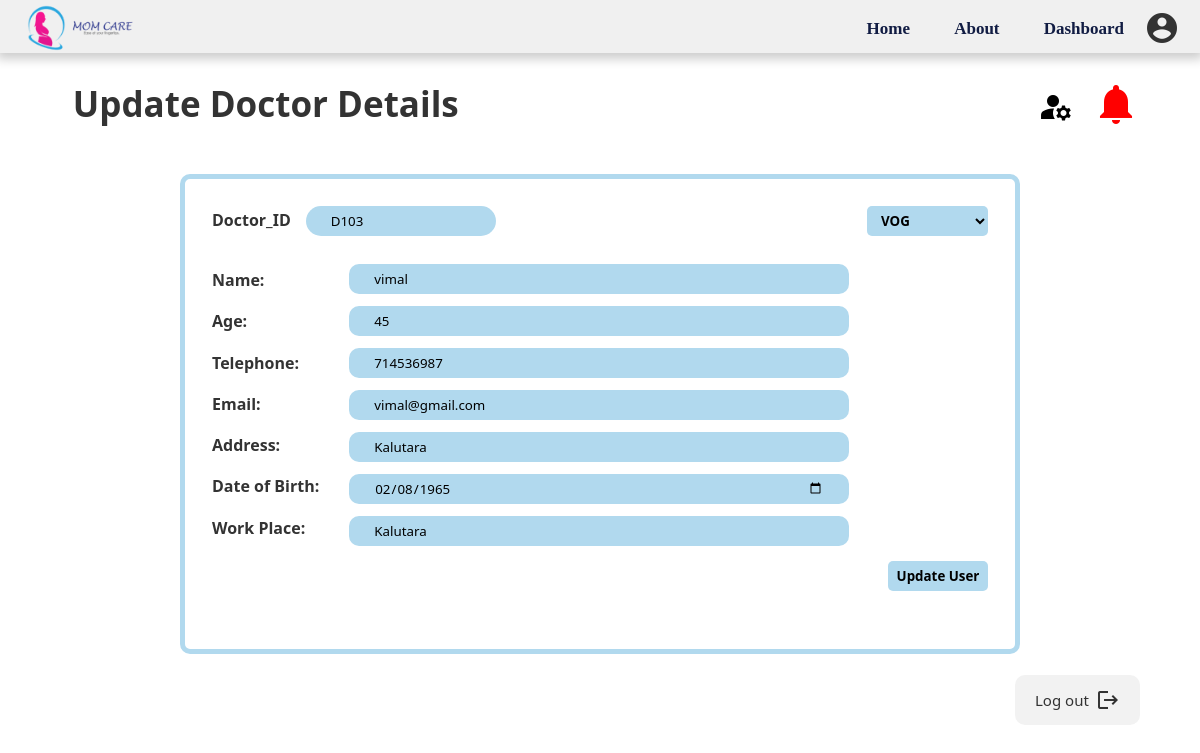
/View/Admin/admin-updatedoctor.php?id=D103 (signed in), run on an earlier commit of the app's database.
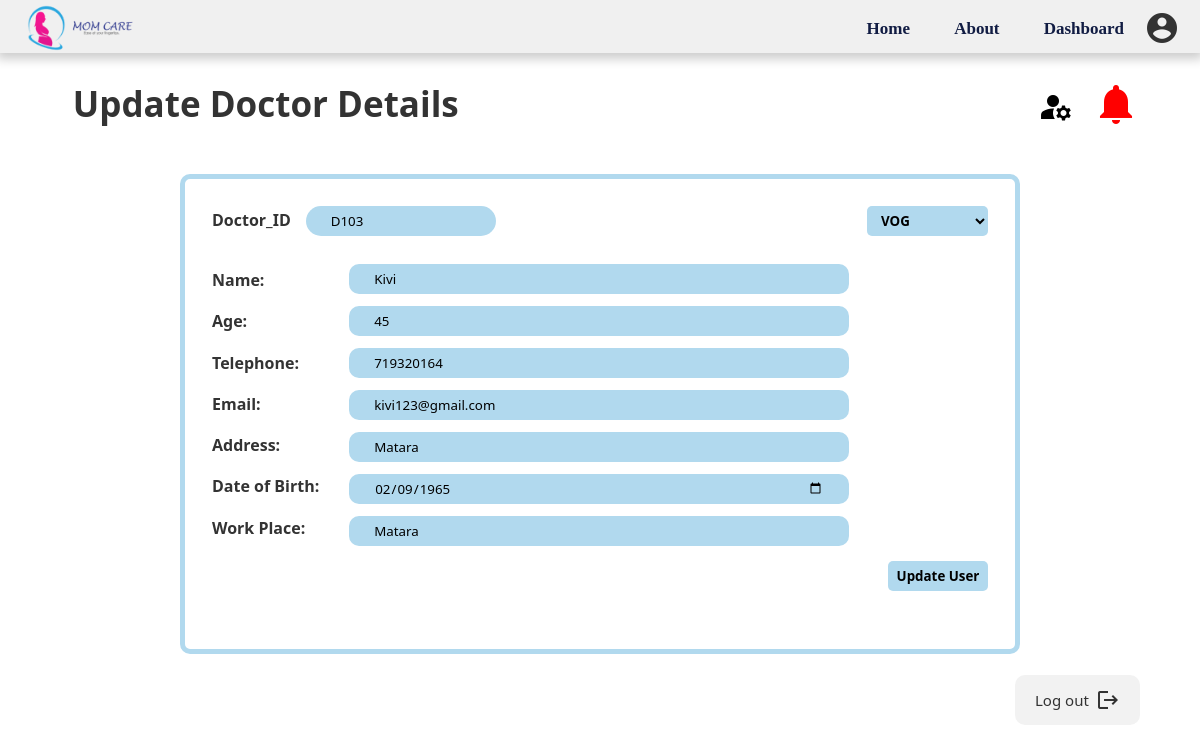
And on a later commit of the database.
### tables this page shows
CREATE TABLE IF NOT EXISTS `doctor_details` (
  `doc_id` varchar(20) NOT NULL,
  `doc_name` varchar(255) NOT NULL,
  `doc_age` int NOT NULL,
  `doc_address` varchar(255) NOT NULL,
  `doc_DOB` date NOT NULL,
  `doc_email` varchar(255) NOT NULL,
  `doc_password` varchar(255) NOT NULL,
  `doc_tele` int NOT NULL,
  `doc_workplace` varchar(255) NOT NULL,
  `doc_type` enum('vog','ped','other') NOT NULL,
  PRIMARY KEY (`doc_id`)
);

### Config/admin-updatedoctorSQLprocess.php (called while the page is built, shortened)
<?php
require_once 'dbConnection.php';
 if (isset($_GET['id'])){
    $sql = $sql = "SELECT doc_id, doc_type, doc_name, doc_age, doc_DOB, doc_address, doc_email, doc_tele, doc_workplace FROM doctor_details WHERE doc_id='";
    $sql .= $_GET['id'];
    $sql .= "'";
    $result = $con->query($sql);
    if ($result->num_rows>0){
        while($row = $result->fetch_assoc()){
            $id = $row['doc_id'];
            $name = $row['doc_name'];
            $type = $row['doc_type'];
            $work = $row['doc_workplace'];
            $age = $row['doc_age'];
            $address = $row['doc_address'];
            $email = $row['doc_email'];
            $tel = $row['doc_tele'];
            $dob = $row['doc_DOB'];
        }
    }
 }
?>

### View/Admin/admin-updatedoctor.php (the view, shortened to what this page needs)
<?php
include "..\..\Config\admin-updatedoctorSQLprocess.php";
include ("..\..\Assets\Includes\header_admin.php");
?>
<!DOCTYPE html>
<html lang="en">
<head>
    <link rel="stylesheet" href="..\..\Assets\css\style-common.css" type="text/css">
</head>
<body>
    <div class="a-container">
         <div class="a-content">
            <div class="a-container-n">
            <h1>Update Doctor Details</h1>
            <div class="a-container-m">
            <div class="a-dropdown"><div class="a-manage-icon"><i class="material-icons" alt="manage accounts">manage_accounts</i>
        </div>
        </div>
            <a href = "admin-notification.php"><i class="material-icons" alt="notification icon">notifications</i></a>
            </div></div>
            <div class="au-doctor-form">
                <form action="..\..\Config\admin-updatedoctorprocess.php" method="post">
                    <div class="au-first-raw">
                        <div class="au-doctor-id"><label>Doctor_ID</label  name="docid"><input type="text" name="docid" value="<?php  echo $id ?>" readonly></div>
                            <select class="au-dropdown" name = "dtype">
                                <option value="vog" <?php if ($type=='vog'){ echo 'selected';}?>>VOG</option>
                            </select>
                        </div>
                    <div class="au-middle">
                        <div class="au-middle-content">
                        <div class="au-labels">
                        <label>Name:</label>
                        <label>Age:</label>
                        <label>Telephone:</label>
                        <label>Email:</label>
                        <label>Address:</label>
                        <label>Date of Birth:</label>
                        <label>Work Place:</label>
                        </div>
                        <div class="au-inputs">
                        <input type="text" name="name" value="<?php  echo $name?>">
                        <input type="text" name="age" value="<?php  echo $age?>">
                        <input type="text" name="tel" value="<?php  echo $tel?>">
                        <input type="email" name="email" value="<?php  echo $email?>">
                        <input type="text" name="address" value="<?php  echo $address?>">
                        <input type="date" name="dob" value="<?php  echo $dob?>">
                        <input type="text" name="work" value="<?php  echo $work?>">
                        </div>
                        </div>
                        <div class="au-btn">
                            <button class="au-add-user-btn" type = "submit" name = "insert" value="1">Update User</button>
                        </div>
                    </div>
                </form>
            </div>
        </div>
        <div class="a-content-2">
            <a href = "..\..\Config\admin-logout.php"><button>
                <div class="a-btn-text"><h6>Log out</h6></div>
                <i class="material-icons" alt="logout">logout</i>
            </button></a>
        </div>
    </div>
</body>
</html>

### Assets/Includes/header_admin.php (shortened to what this page needs)
<!DOCTYPE html>
<html lang="en">
<head>
</head>
<body>
    <div>
    <nav class="topnav">
        <img class="logo-MomCare" src="../../Assets/images/common/logo.png" alt="logo-MomCare">
        <ul>
            <li><a href="../../index.php">Home</a></li>
            <li><a href="../../About.php">About</a></li>
            <li><a target="_self" href="..\..\View\Admin\admin-dashboard.php">Dashboard</a></li>
        </ul>
        <i class = "material-icons" alt="profile_pic">account_circle</i>
    </nav>
    </div>
</body>
</html>

### Assets/css/style-common.css (style rules this page uses)
body { padding: 0; margin: 0; font-family: RobotoLight; font-size: 16px; color: #333333; background-color: #ffffff; }
h1 { text-align: center; margin-bottom: 20px; }
.a-container { position: absolute; right: 0; width: 100%; height: 100%; background-color: white; }
a { text-decoration: none; }
.a-content { position: relative; margin-top: 5%; min-height: 75%; }
.a-container-n { padding-top: 20px; display: flex; justify-content: space-between; }
.a-container-m { margin-right: 5%; display: flex; }
.a-container-m .material-icons { font-size: 48px; color: red; }
.a-manage-icon .material-icons { font-size: 36px; color: black; padding-top: 25%; margin-left: -50%; }
.a-content-2 { width:95%; display: flex; justify-content: space-between; padding-top: 15px; }
.a-content-2 button { padding: 10px 20px; border-style: none; border-radius: 10px; display: flex; justify-content: space-between; align-items: center; width: 125px; height: 50px; opacity: 0.8; margin-right: 5%; cursor: pointer; }
.a-container-n h1 { text-indent: 0.8rem; font-weight: 600; font-size: 35px; margin-left: 5%; }
.a-btn-text h6 { font-size: 15px; text-decoration: none; font-weight: 500; }
.a-dropdown { position: relative; display: inline-block; }
.au-doctor-form { width: 70%; height: 80%; background-color: white; border: solid 5px rgb(177, 217, 238); margin-left: 15%; margin-top: 27px; border-radius: 10px; position: absolute; }
.au-doctor-form form { padding: 27px; }
.au-first-raw { display: flex; justify-content: space-between; padding-bottom: 25px; }
.au-doctor-id input { border-radius: 20px; border-style: none; outline-style: hidden; padding: 15px 25px; width: 190px; height: 30px; margin-left: 15px; background-color: rgb(177, 217, 238); }
.au-doctor-id label { font-weight: 600; }
.au-first-raw select { border-style: none; padding: 5px 10px; border-radius: 5px; outline-style: none; background-color: rgb(177, 217, 238); font-weight: 600; }
.au-middle .au-middle-content { display: flex; margin-top: 3px; height: 75%; }
.au-labels { display: grid; padding-right: 50px; padding-top: 5px; padding-right: 30px; font-weight: 600; }
.au-inputs { display: grid; }
.au-inputs input { border-radius: 10px; border-style: none; outline-style: none; padding: 15px 25px; width: 500px; height: 30px; margin-bottom: 12px; background-color: rgb(177, 217, 238); }
.au-btn { height: 10%; display: flex; justify-content: space-between; }
.au-add-user-btn { width: 100px; height: 30px; background-color: rgb(177, 217, 238);; color: black; border-radius: 5px; border-style: none; margin-top: 3px; font-weight: 600; }

### Assets/Includes/header_admin.php (style rules this page uses)
body { margin: 0%; font-family: system-ui, -apple-system, BlinkMacSystemFont, 'Segoe UI', Roboto, Oxygen, Ubuntu, Cantarell, 'Open Sans', 'Helvetica Neue', sans-serif; }
.topnav { background-color: #f0f0f0; margin-right: 0px; overflow: hidden; position: fixed; top: 0; padding-top: 10px; width: 100%; height: 60px; margin-top: -7px; box-shadow: 0 3px 10px 3px rgba(0,0,0,.2); display: flex; justify-content: space-between; align-items: center; z-index: 9999; }
.topnav ul li a { color: #111C43; font-family:'Calibri'; font-weight: bold; text-decoration: none; font-size: 17px; }
.topnav ul { width: 100%; text-align: right; }
.topnav ul li { display: inline-block; list-style: none; margin: 10px 20px; }
.logo-MomCare { width: 151px; height: 50px; padding-left: 10px; top: 8px; }
.topnav .material-icons { font-size: 36px; cursor: pointer; margin-right: 20px; }

### View/Admin/admin-updatedoctor.php (style rules this page uses)
* { margin: 0; padding: 0; box-sizing: border-box; font-family: system-ui, -apple-system, BlinkMacSystemFont, 'Segoe UI', Roboto, Oxygen, Ubuntu, Cantarell, 'Open Sans', 'Helvetica Neue', sans-serif; }

What changed in the data, as far as the page shows it:
changed doctor_details "VOG": name "vimal" → "Kivi"; tel "714536987" → "719320164"; email "vimal@gmail.com" → "kivi123@gmail.com"; address "Kalutara" → "Matara"; dob "02/08/1965" → "02/09/1965"; work "Kalutara" → "Matara"
